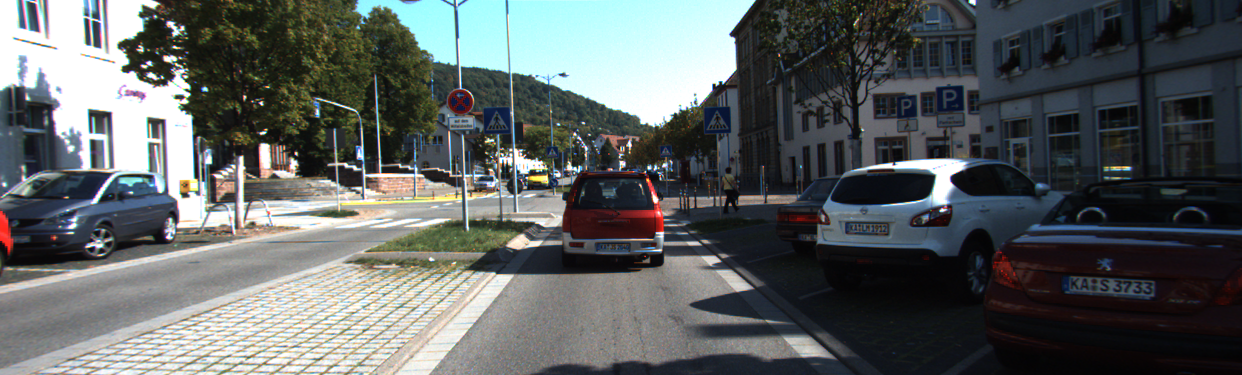
#> input picture Starter-Code/000275.png, 1242 x 375 px, given as the content of the folder D:/Github/CarND-Vehicle-Detection-and-Tracking/dataset, which was not available
$ jupyter execute --allow-errors 'Vehicle Detection and Tracking.ipynb'   (shell and % lines are left out)   (older library calls are emulated)   (text cells are left out)
#> lines starting #> are read from the running program, lines starting #| are printed output that depends on the picture; pictures that were not available may be replaced by others from this repository, and a replacement may not be noted
#> further down, img_test is the input picture: shape (375, 1242, 3); mean B, G, R 96.5, 96.6, 91.8
[cell 1]
import matplotlib.image as mpimg
import matplotlib.pyplot as plt
import numpy as np
import pickle
import cv2, os
from skimage.feature import hog
from sklearn.preprocessing import StandardScaler
from sklearn import svm
from sklearn.svm import LinearSVC
from sklearn.model_selection import GridSearchCV
from sklearn.model_selection import train_test_split
import time
import glob

[cell 2]
# [9 lines left out: function draw_boxes, not called in this run]

[cell 3]
# [10 lines left out: function color_hist, not called in this run]

[cell 4]
# [9 lines left out: function bin_spatial, not called in this run]

[cell 5]
def get_hog_features(img, orient = 9, pix_per_cell = 8, cell_per_block = 2, vis=False, feature_vec=True):
    '''获取 HOG 特征'''
    if vis == True:
        # Use skimage.hog() to get both features and a visualization
        features, hog_image = hog(img,orient,(pix_per_cell,pix_per_cell),(cell_per_block,cell_per_block),visualise = vis, feature_vector= feature_vec)

        return features, hog_image
    else:
        # Use skimage.hog() to get features only
        features = hog(img,orient,(pix_per_cell,pix_per_cell),(cell_per_block,cell_per_block), visualise = vis, feature_vector= feature_vec)
        return features

[cell 6]
# [17 lines left out: function extract_features, not called in this run]

[cell 7]
param_grid = [
  {'C': [1, 100], 'kernel': ['linear']},
  {'C': [1, 100], 'gamma': [0.001, 0.0001], 'kernel': ['rbf']},
 ]

# [5 lines left out: function train_model, not called in this run]

[cell 8]
def slide_window(img, x_start_stop=[None, None], y_start_stop=[None, None],
                    xy_window=(64, 64), xy_overlap=(0.5, 0.5)):
    '''移动搜索的窗口'''
#> called with xy_window = (96, 96), xy_overlap = (0.75, 0.75)
    # If x and/or y start/stop positions not defined, set to image size
    if x_start_stop[0] == None:
        x_start_stop[0] = 0
    if x_start_stop[1] == None:
        x_start_stop[1] = img.shape[1]
    if y_start_stop[0] == None:
        y_start_stop[0] = 0
    if y_start_stop[1] == None:
        y_start_stop[1] = img.shape[0]
    # Compute the span of the region to be searched
    xspan = x_start_stop[1] - x_start_stop[0]
#> xspan = 1242
    yspan = y_start_stop[1] - y_start_stop[0]
    # Compute the number of pixels per step in x/y
    nx_pix_per_step = np.int(xy_window[0]*(1 - xy_overlap[0]))
    ny_pix_per_step = np.int(xy_window[1]*(1 - xy_overlap[1]))
    # Compute the number of windows in x/y
    nx_buffer = np.int(xy_window[0]*(xy_overlap[0]))
    ny_buffer = np.int(xy_window[1]*(xy_overlap[1]))
    nx_windows = np.int((xspan-nx_buffer)/nx_pix_per_step)
#> nx_windows = 48
    ny_windows = np.int((yspan-ny_buffer)/ny_pix_per_step)
    # Initialize a list to append window positions to
    window_list = []
    # Loop through finding x and y window positions
    # Note: you could vectorize this step, but in practice
    # you'll be considering windows one by one with your
    # classifier, so looping makes sense
    for ys in range(ny_windows):
        for xs in range(nx_windows):
            # Calculate window position
            startx = xs*nx_pix_per_step + x_start_stop[0]
            endx = startx + xy_window[0]
            starty = ys*ny_pix_per_step + y_start_stop[0]
            endy = starty + xy_window[1]
            # Append window position to list
            window_list.append(((startx, starty), (endx, endy)))
#> `windows = slide_window(img_test, x_start_stop=[None, None], y_start_st..`: windows = 528 items
    # Return the list of windows
    return window_list

[cell 9]
# [56 lines left out: function single_img_features, not called in this run]

[cell 10]
# Define a function you will pass an image
# and the list of windows to be searched (output of slide_windows())
# [29 lines left out: function search_windows, not called in this run]

[cell 11]
# [66 lines left out: function find_cars, not called in this run]

[cell 12]
# [30 lines left out: functions add_heat, apply_threshold, draw_labeled_bboxes, not called in this run]

[cell 13]
#Define function for plotting multiple images.
def visualize(fig, rows, cols, imgs, titles, method = 'mpimg'):
    if method == 'mpimg':
        for i, img in enumerate(imgs):
            plt.subplot(rows, cols, i+1)
            plt.title(i+1)
            img_dims = len(img.shape)
            if img_dims < 3:
                plt.imshow(img, cmap='hot')
                plt.title(titles[i])
            else:
                plt.imshow(img)
                plt.title(titles[i])
    if method == 'cv2':
        for i, img in enumerate(imgs):
            plt.subplot(rows, cols, i+1)
            plt.title(i+1)
            img_dims = len(img.shape)
            if img_dims < 3:
                plt.imshow(img, cmap='hot')
                plt.title(titles[i])
            else:
                plt.imshow(cv2.cvtColor(img,cv2.COLOR_BGR2RGB))
                plt.title(titles[i])

[cell 14]
starter_code = R'D:\\Github\\CarND-Vehicle-Detection-and-Tracking\\Starter-Code'
dataset = R'D:\\Github\\CarND-Vehicle-Detection-and-Tracking\\dataset'

[cell 15]
os.chdir(dataset)
#> (the rest of this cell did not finish here and is left out)

#> (a cell that did not finish here is left out)

#> (a cell that did not finish here is left out)

#> (a cell that did not finish here is left out)

[cell 19]
#Define Feature parameter
color_space = 'YCrCb' # Can be RGB, HSV, LUV, HLS, YUV, YCrCb
orient = 9  # HOG orientations
pix_per_cell = 8 # HOG pixels per cell
cell_per_block = 2 # HOG cells per block
hog_channel = 0 # Can be 0, 1, 2, or "ALL"
spatial_size = (32, 32) # Spatial binning dimensions
hist_bins = 32    # Number of histogram bins
spatial_feat = True # Spatial features on or off
hist_feat = True # Histogram features on or off
hog_feat = True # HOG features on or off

fig,(ax1,ax2,ax3) = plt.subplots(1,3,figsize=(15,2))
#> (the rest of this cell did not finish here and is left out)

#> (a cell that did not finish here is left out)

#> (a cell that did not finish here is left out)

[cell 22]
#Define Feature parameter
t=time.time()
#n_samples = 100
#random_idxs = np.random.randint(0, len(cars), n_samples)
# random_idxs = np.random.randint(0,car_imgs.shape[0], 10)
n_pics = 1000
random_idxs = np.random.randint(0,8500,n_pics)
# random_idxs = range(100,600)
#> (the rest of this cell did not finish here and is left out)

[cell 23]
t = time.time()
#> (the rest of this cell did not finish here and is left out)

[cell 24]
os.chdir('D:\\Github\\CarND-Vehicle-Detection-and-Tracking\\test_imgs')
sliding_window_imgs = glob.glob('*')
y_start_stop = [300,650]
images = []
titles = []
window_img = []
overlap = 0.75
#> (the rest of this cell did not finish here and is left out)

[cell 25]
sliding_window_imgs

[cell 26]
def convert_color(img, conv='BGR2YCrCb'):
    if conv == 'RGB2YCrCb':
        return cv2.cvtColor(img, cv2.COLOR_RGB2YCrCb)
    if conv == 'BGR2YCrCb':
        return cv2.cvtColor(img, cv2.COLOR_BGR2YCrCb)
    if conv == 'RGB2LUV':
        return cv2.cvtColor(img, cv2.COLOR_RGB2LUV)
    if conv == 'BGR2HLS':
        return cv2.cvtColor(img, cv2.COLOR_BGR2HLS)
    if conv == 'BGR2HSV':
        return cv2.cvtColor(img, cv2.COLOR_BGR2HSV)

[cell 27]
color_space = 'HSV' # Can be RGB, HSV, LUV, HLS, YUV, YCrCb
orient = 8  # HOG orientations
pix_per_cell = 8 # HOG pixels per cell
cell_per_block = 2 # HOG cells per block
hog_channel = 'ALL' # Can be 0, 1, 2, or "ALL"
spatial_size = (32, 32) # Spatial binning dimensions
hist_bins = 32    # Number of color histogram bins
spatial_feat = True # Spatial features on or off
hist_feat = True # Histogram features on or off
hog_feat = True # HOG features on or off
out_images = []
out_maps = []
out_titles = []
out_boxes = []
ystart = 300
ystop = 656
scale = 1.5
# Iterate over test images

for img_src in sliding_window_imgs:
    img_boxes = []
    t1 = time.time()
    count = 0
    img = cv2.imread(img_src)
    draw_img = np.copy(img)
    heatmap = np.zeros_like(img[:,:,0]) ###
    # img = img.astype(np.float32)/255

    img_tosearch = img[ystart:ystop,:,:]
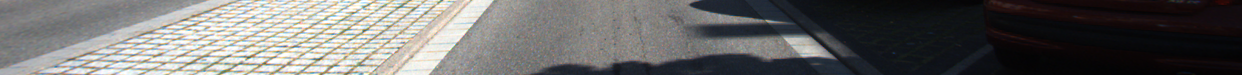
#> img_tosearch: shape (75, 1242, 3); mean B, G, R 105.2, 106.7, 107.5
    ctrans_tosearch = convert_color(img_tosearch)
#> in convert_color, `return cv2.cvtColor(img, cv2.COLOR_BGR2YCrCb)`: returned value: shape (75, 1242, 3); mean of channels 0, 1, 2 106.7, 128.5, 127.2
    if scale != 1:
        imshape = ctrans_tosearch.shape
#> imshape = (75, 1242, 3)
        ctrans_tosearch = cv2.resize(ctrans_tosearch, (np.int(imshape[1]/scale), np.int(imshape[0]/scale)))
#> ctrans_tosearch: shape (50, 828, 3); mean of channels 0, 1, 2 106.7, 128.5, 127.1

    ch1 = ctrans_tosearch[:,:,0]
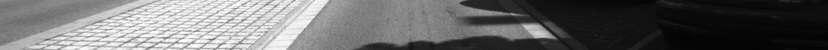
#> ch1: shape (50, 828); min 3, max 255, mean 106.7
    ch2 = ctrans_tosearch[:,:,1]
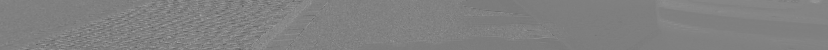
#> ch2: shape (50, 828); min 93, max 168, mean 128.5
    ch3 = ctrans_tosearch[:,:,2]
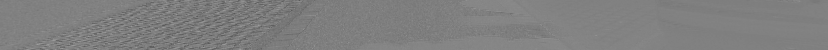
#> ch3: shape (50, 828); min 88, max 164, mean 127.1

    # Define blocks and steps as above
    nxblocks = (ch1.shape[1] // pix_per_cell) - cell_per_block + 1
#> nxblocks = 102
    nyblocks = (ch1.shape[0] // pix_per_cell) - cell_per_block + 1
#> nyblocks = 5
    # nxblocks = (ch1.shape[1] // pix_per_cell) - 1 ###
    # nyblocks = (ch1.shape[0] // pix_per_cell) - 1 ###
    nfeat_per_block = orient*cell_per_block**2

    # 64 was the orginal sampling rate, with 8 cells and 8 pix per cell
    window = 64
    nblocks_per_window = (window // pix_per_cell) - 1
    cells_per_step = 2  # Instead of overlap, define how many cells to step
    nxsteps = (nxblocks - nblocks_per_window) // cells_per_step
#> nxsteps = 47
    nysteps = (nyblocks - nblocks_per_window) // cells_per_step
#> nysteps = -1

    # Compute individual channel HOG features for the entire image
    hog1 = get_hog_features(ch1, orient, pix_per_cell, cell_per_block, feature_vec=False)
    hog2 = get_hog_features(ch2, orient, pix_per_cell, cell_per_block, feature_vec=False)
    hog3 = get_hog_features(ch3, orient, pix_per_cell, cell_per_block, feature_vec=False)


    for xb in range(nxsteps):
        for yb in range(nysteps):
            count += 1
            ypos = yb*cells_per_step
            xpos = xb*cells_per_step
            # Extract HOG for this patch
            hog_feat1 = hog1[ypos:ypos+nblocks_per_window, xpos:xpos+nblocks_per_window].ravel()
            hog_feat2 = hog2[ypos:ypos+nblocks_per_window, xpos:xpos+nblocks_per_window].ravel()
            hog_feat3 = hog3[ypos:ypos+nblocks_per_window, xpos:xpos+nblocks_per_window].ravel()
            hog_features = np.hstack((hog_feat1, hog_feat2, hog_feat3))

            xleft = xpos*pix_per_cell
            ytop = ypos*pix_per_cell

            # Extract the image patch
            subimg = cv2.resize(ctrans_tosearch[ytop:ytop+window, xleft:xleft+window], (64,64))

            # Get color features
            spatial_features = bin_spatial(subimg, size=spatial_size)
            hist_features = color_hist(subimg, nbins=hist_bins)

            # Scale features and make a prediction
            test_features = X_scaler.transform(np.hstack((spatial_features, hist_features, hog_features)).reshape(1, -1))
            #test_features = X_scaler.transform(np.hstack((shape_feat, hist_feat)).reshape(1, -1))
            test_prediction = svc.predict(test_features)

            if test_prediction == 1:
                xbox_left = np.int(xleft*scale)
                ytop_draw = np.int(ytop*scale)
                win_draw = np.int(window*scale)
                cv2.rectangle(draw_img,(xbox_left, ytop_draw+ystart),(xbox_left+win_draw,ytop_draw+win_draw+ystart),(0,0,255),6)
                ###
                img_boxes.append(((xbox_left, ytop_draw+ystart), (xbox_left+win_draw, ytop_draw+win_draw+ystart)))
                heatmap[ytop_draw+ystart:ytop_draw+win_draw+ystart, xbox_left:xbox_left+win_draw ] +=1
#> heatmap: shape (375, 1242); every value is 0
#> after the loop, count = 0; img_boxes = []

    print(time.time()-t1, 'seconds to run total windows = ', count)

    out_images.append(draw_img)
    out_titles.append(img_src[-9:])
    out_titles.append(img_src[-9:])
    out_images.append(heatmap)
    out_maps.append(heatmap)
    out_boxes.append(img_boxes)

fig = plt.figure(figsize = (15,25))
visualize(fig, 6,2, out_images, out_titles,'cv2')
#> the loop in visualize, `for i, img in enumerate(imgs):` made 2 passes
#> img_dims on passes 1 to 2: 3, 2
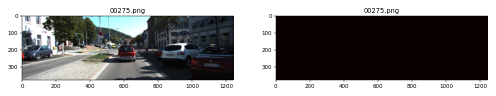
#> figure drawn by matplotlib, 2 panels
